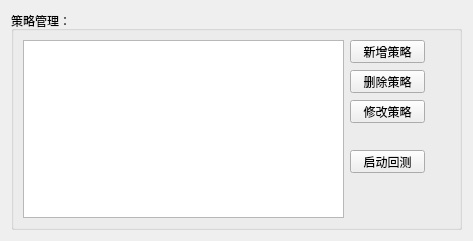
<?xml version="1.0" encoding="UTF-8"?>
<ui version="4.0">
 <class>Form</class>
 <widget class="QWidget" name="Form">
  <property name="geometry">
   <rect>
    <x>0</x>
    <y>0</y>
    <width>473</width>
    <height>241</height>
   </rect>
  </property>
  <property name="windowTitle">
   <string>Form</string>
  </property>
  <layout class="QHBoxLayout" name="horizontalLayout">
   <item>
    <widget class="QGroupBox" name="groupBox">
     <property name="title">
      <string>策略管理：</string>
     </property>
     <layout class="QHBoxLayout" name="horizontalLayout_2">
      <item>
       <widget class="QListWidget" name="lv_stras">
        <property name="selectionMode">
         <enum>QAbstractItemView::MultiSelection</enum>
        </property>
        <property name="resizeMode">
         <enum>QListView::Adjust</enum>
        </property>
        <property name="viewMode">
         <enum>QListView::IconMode</enum>
        </property>
       </widget>
      </item>
      <item>
       <widget class="QWidget" name="widget" native="true">
        <property name="minimumSize">
         <size>
          <width>100</width>
          <height>0</height>
         </size>
        </property>
        <widget class="QPushButton" name="pushButton">
         <property name="geometry">
          <rect>
           <x>0</x>
           <y>0</y>
           <width>75</width>
           <height>23</height>
          </rect>
         </property>
         <property name="text">
          <string>新增策略</string>
         </property>
        </widget>
        <widget class="QPushButton" name="btn_remove">
         <property name="geometry">
          <rect>
           <x>0</x>
           <y>30</y>
           <width>75</width>
           <height>23</height>
          </rect>
         </property>
         <property name="text">
          <string>删除策略</string>
         </property>
        </widget>
        <widget class="QPushButton" name="btn_modify">
         <property name="geometry">
          <rect>
           <x>0</x>
           <y>60</y>
           <width>75</width>
           <height>23</height>
          </rect>
         </property>
         <property name="text">
          <string>修改策略</string>
         </property>
        </widget>
        <widget class="QPushButton" name="btn_backtest">
         <property name="geometry">
          <rect>
           <x>0</x>
           <y>110</y>
           <width>75</width>
           <height>23</height>
          </rect>
         </property>
         <property name="text">
          <string>启动回测</string>
         </property>
        </widget>
       </widget>
      </item>
     </layout>
    </widget>
   </item>
  </layout>
 </widget>
 <resources/>
 <connections/>
</ui>
